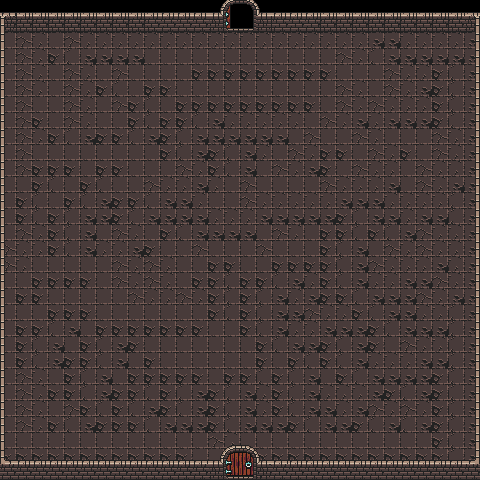

This is a level from a 2D game, rendered from its Tiled map with the project's own tilesets. A one-line summary and the map file follow, with tile-layer data summarised:
An orthogonal 30x30 tile map with 16x16 px tiles, 5 tile layers (floorLayer, miscLayer, wallLayer, chestLayer, ...) and 4 objects (4x spawn).

<map version="1.5" tiledversion="1.7.2" orientation="orthogonal" renderorder="right-down" width="30" height="30" tilewidth="16" tileheight="16" infinite="0" nextlayerid="7" nextobjectid="6">
 <editorsettings>
  <export target="Room3.json" format="json" />
 </editorsettings>
 <tileset firstgid="1" name="dungeon-tileset" tilewidth="16" tileheight="16" tilecount="1024" columns="32">
  <image source="dungeon-tileset.png" width="512" height="512" />
 </tileset>
 <layer id="3" name="floorLayer" width="30" height="30">
  <data>[900 cells, 828 non-empty, 6 distinct tile ids]</data>
 </layer>
 <layer id="4" name="miscLayer" width="30" height="30">
  <data>[900 cells, 0 non-empty, 0 distinct tile ids]</data>
 </layer>
 <layer id="1" name="wallLayer" width="30" height="30">
  <data>[900 cells, 164 non-empty, 12 distinct tile ids]</data>
 </layer>
 <objectgroup id="6" name="objectLayer">
  <object id="1" name="playerSpawn" type="spawn" x="240" y="64">
   <point />
  </object>
  <object id="2" name="chestSpawn" type="spawn" x="64" y="160">
   <point />
  </object>
  <object id="4" name="enemySpawn" type="spawn" x="224" y="304">
   <point />
  </object>
  <object id="5" name="playerExit" type="spawn" x="239.917" y="439.479">
   <point />
  </object>
 </objectgroup>
 <layer id="5" name="chestLayer" width="30" height="30">
  <data>[900 cells, 0 non-empty, 0 distinct tile ids]</data>
 </layer>
 <layer id="2" name="doorLayer" width="30" height="30">
  <data>[900 cells, 20 non-empty, 16 distinct tile ids]</data>
 </layer>
</map>
